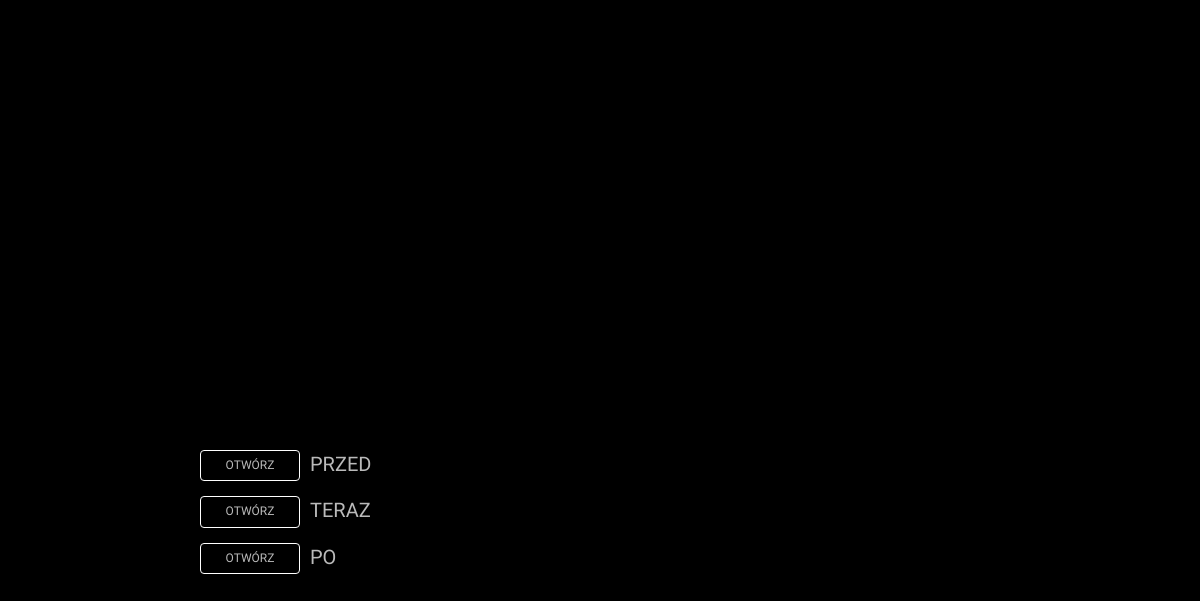
Before: / (signed in) with the older database file.
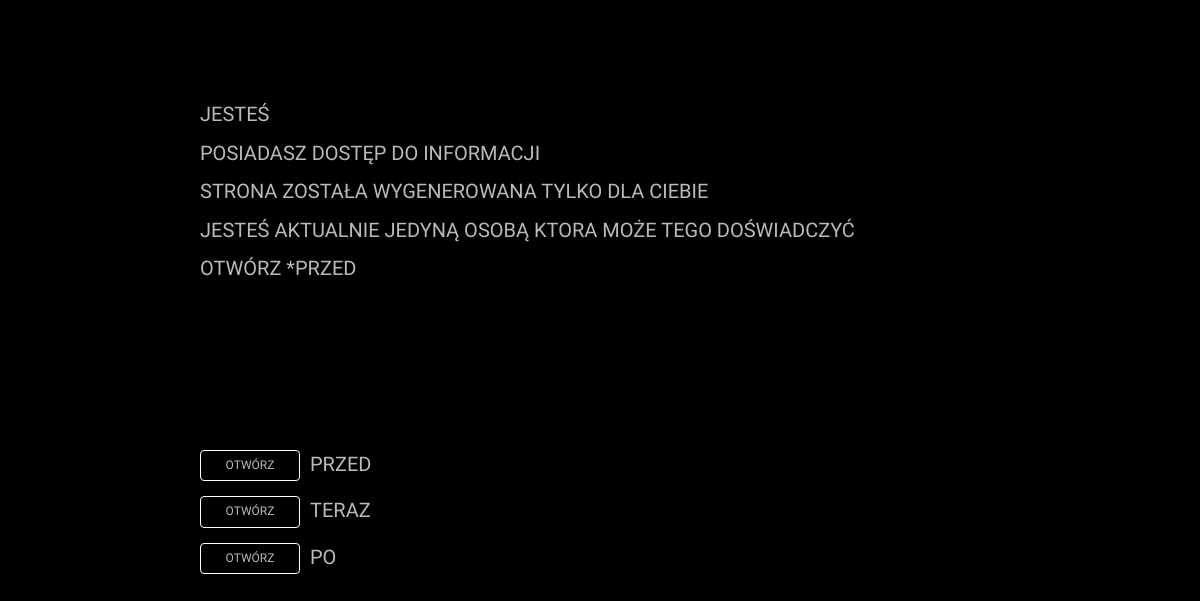
After: the same page with the newer database file.
### teraz/models.py (models this page shows)
class MainCMS(models.Model):
    line_eng = models.CharField(max_length=150,null=True,blank=True)
    line_pl = models.CharField(max_length=150,null=True,blank=True)

### teraz/views.py (the view)
# urls.py: path('', views.main_page, name='main_page'),
@login_required(login_url='/login')
def main_page(request):
    template_name = 'main.html'
    cms = MainCMS.objects.all()
    context = {'cms': cms}
    return render(request, template_name, context)

### teraz/templates/main.html (shortened to what this page needs)
{% load static %}
<html>
    <head>
        <link rel="stylesheet" href='{% static "styles.css" %}'>
        <link rel="stylesheet" href="https://maxcdn.bootstrapcdn.com/bootstrap/3.4.1/css/bootstrap.min.css">
    </head>
    <body>
        <div id='content'>
            <div id='info'>
              {%for c in cms%}
                <p>{{c.line_pl}}</p>
                {%endfor%}
            </div>
            <div id='buts'>
            <div id='przed'>
                <a href='{%url "teraz:przed" %}' id='bprzed' class="btn btn-warning bw">OTWÓRZ</a><span class='bInfo' id='bprz'>PRZED</span>
            </div>
            <div id='teraz'>
                <a href='{% url "teraz:teraz" %}' id='bteraz' class="btn btn-warning bw">OTWÓRZ</a><span class='bInfo' id='bt'>TERAZ</span>
            </div>
            <div id='po'>
                <a href='{% url "teraz:po" %}' id='bpo' class="btn btn-warning bw">OTWÓRZ</a><span class='bInfo' id='bp'>PO</span>
            </div>
        </div>
        </div>
    </body>
</html>

### static/styles.css (style rules this page uses)
body { background-color: black !important; color: #BABABA !important; font-size: 2rem !important; margin-left: 20rem !important; font-family: 'Inconsolata', monospace !important; }
#info { position: absolute; top: 10rem; }
#buts { position: absolute; top: 45rem; width: 100rem; }
#bprz, #bt, #bp { position: relative; margin-left: 1%; }
.bw { width: 10% !important; background-color: black !important; maArgin-bottom: 6% !important; border-color: white !important; color: #BABABA !important; font-size: 60% !important; font-family: 'Inconsolata', monospace !important; }
#przed, #teraz, #po { margin-bottom: 1.5% !important; }

Changed rows visible on the page:
added MainCMS: line_pl "JESTEŚ"
added MainCMS: line_pl "POSIADASZ DOSTĘP DO INFORMACJI"
added MainCMS: line_pl "STRONA ZOSTAŁA WYGENEROWANA TYLKO DLA CIEBIE"
added MainCMS: line_pl "JESTEŚ AKTUALNIE JEDYNĄ OSOBĄ KTORA MOŻE TEGO DOŚWIADCZYĆ"
added MainCMS: line_pl "OTWÓRZ *PRZED"
